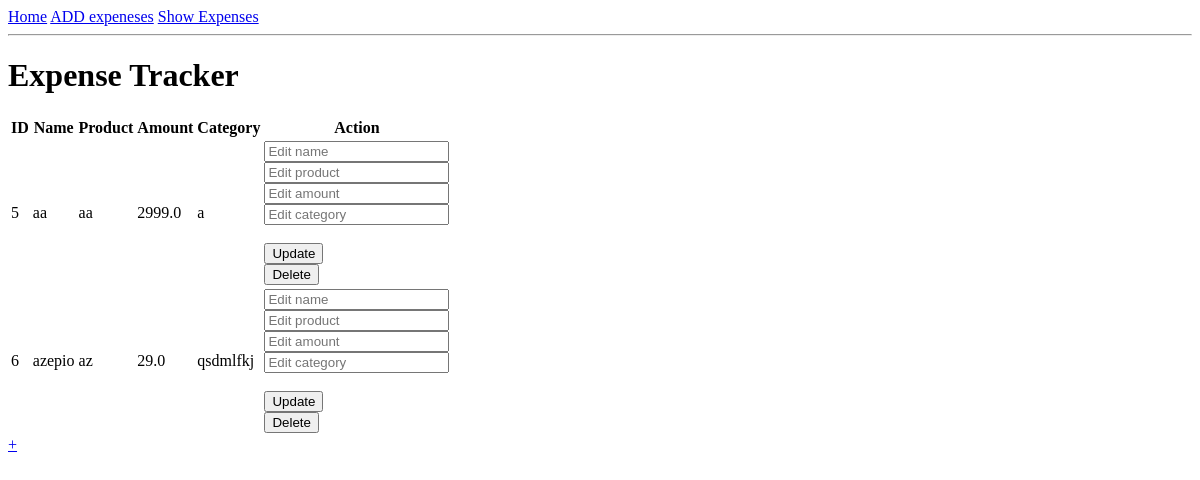
The app's page /show_expenses, older data.
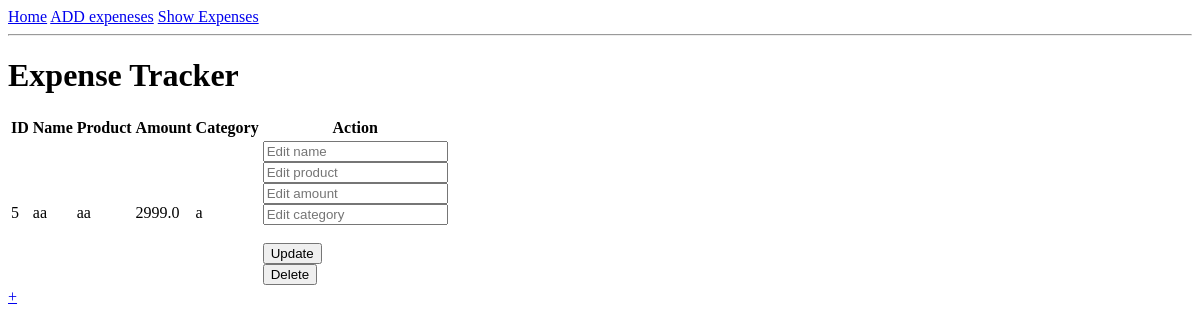
The same page, newer data.
### app/models.py (models this page shows, shortened)
class Expense(db.Model):
    __tablename__ = 'expenses'
    id : so.Mapped[int] = so.mapped_column(primary_key=True,nullable=False)
    name : so.Mapped[str] = so.mapped_column(sa.String(80), nullable=False,
                                             index=True)
    product : so.Mapped[str] = so.mapped_column(sa.String(80), nullable=False)
    amount : so.Mapped[float] = so.mapped_column(sa.Float(), nullable=False)
    category : so.Mapped[str] = so.mapped_column(sa.String(80), nullable=False,
                                                 index=True)

### app/routes.py (the view)
@app.route('/show_expenses' , methods=['GET','POST'])
def show_expenses():
    expenses = db.session.query(Expense).all()
    return render_template('show_expenses.html', expenses=expenses)

### app/templates/show_expenses.html (shortened to what this page needs)
{% extends "base.html" %}
{% block content %}
<div class="container">
    <h1 class="mb-4">Expense Tracker</h1>
    <table class="table">
        <thead>
            <tr>
                <th>ID</th>
                <th>Name</th>
                <th>Product</th>
                <th>Amount</th>
                <th>Category</th>
                <th>Action</th>
            </tr>
        </thead>
        <tbody>
            {% for expense in expenses %}
            <tr>
                <td>{{ expense.id }}</td>
                <td>{{ expense.name }}</td>
                <td>{{ expense.product }}</td>
                <td>{{ expense.amount }}</td>
                <td>{{ expense.category }}</td>
                <td>
                        <form action="{{ url_for('edit_expenses', id=expense.id) }}" method="post">
                        <input type="text" id="name" name="name" placeholder="Edit name"><br>
                        <input type="text" id="product" name="product" placeholder="Edit product"><br>
                        <input type="" id="amount" name="amount" placeholder="Edit amount"><br>
                        <input type="text" id="category" name="category" placeholder="Edit category"><br><br>
                        <input type="submit" value="Update">
                    </form>
                    <form action="/delete_expenses" method="post" class="d-inline">
                        <button type="submit" class="btn btn-danger btn-sm">Delete</button>
                    </form>
                </td>
            </tr>
            {% endfor %}
        </tbody>
    </table>
</div>
<a href="/add_expense" class="btn btn-primary"> + </a>
{% endblock %}

Row changes from the older to the newer data that the page shows:
removed Expense: id "6", name "azepio", product "az", amount "29.0", category "qsdmlfkj"
